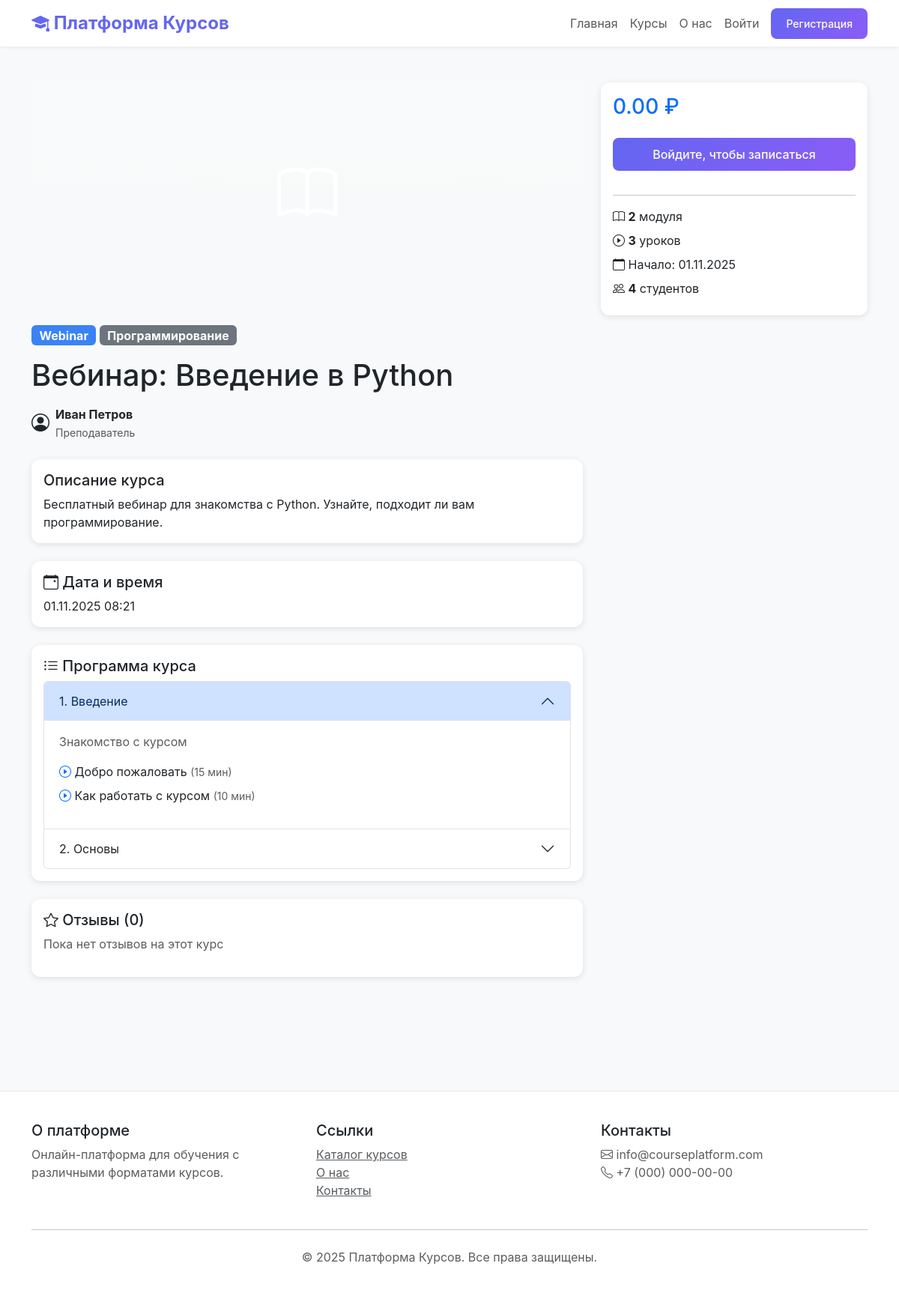
/courses/webinar-python-intro/, run on the app's committed database.
### courses/models.py (models this page shows, shortened)
class Course(models.Model):
    TYPE_CHOICES = (
        ('online', 'Online'),
        ('offline', 'Offline'),
        ('webinar', 'Webinar'),
    )
    title = models.CharField(max_length=200)
    slug = models.SlugField(unique=True)
    description = models.TextField()
    type = models.CharField(max_length=20, choices=TYPE_CHOICES)
    category = models.ForeignKey(Category, on_delete=models.SET_NULL, null=True, related_name='courses')
    instructor = models.ForeignKey(settings.AUTH_USER_MODEL, on_delete=models.CASCADE, related_name='teaching_courses')
    price = models.DecimalField(max_digits=10, decimal_places=2, default=0)
    image = models.ImageField(upload_to='courses/', blank=True, null=True)
    location = models.CharField(max_length=255, blank=True)
    max_students = models.PositiveIntegerField(null=True, blank=True)
    webinar_link = models.URLField(blank=True)
    start_date = models.DateTimeField(null=True, blank=True)
    end_date = models.DateTimeField(null=True, blank=True)
    is_published = models.BooleanField(default=False)
    created_at = models.DateTimeField(auto_now_add=True)
    updated_at = models.DateTimeField(auto_now=True)
    class Meta:
        ordering = ['-created_at']

class Category(models.Model):
    name = models.CharField(max_length=100)
    slug = models.SlugField(unique=True)
    description = models.TextField(blank=True)
    class Meta:
        verbose_name_plural = 'Categories'

class Module(models.Model):
    course = models.ForeignKey(Course, on_delete=models.CASCADE, related_name='modules')
    title = models.CharField(max_length=200)
    description = models.TextField(blank=True)
    order = models.PositiveIntegerField(default=0)
    class Meta:
        ordering = ['order']

class Lesson(models.Model):
    module = models.ForeignKey(Module, on_delete=models.CASCADE, related_name='lessons')
    title = models.CharField(max_length=200)
    content = models.TextField()
    video_url = models.URLField(blank=True)
    video_file = models.FileField(upload_to='lessons/videos/', blank=True, null=True)
    order = models.PositiveIntegerField(default=0)
    duration = models.PositiveIntegerField(help_text='Duration in minutes', null=True, blank=True)
    class Meta:
        ordering = ['order']

### users/models.py (models this page shows, shortened)
class User(AbstractUser):
    ROLE_CHOICES = (
        ('student', 'Student'),
        ('instructor', 'Instructor'),
        ('admin', 'Administrator'),
    )
    role = models.CharField(max_length=20, choices=ROLE_CHOICES, default='student')
    phone = models.CharField(max_length=20, blank=True)
    bio = models.TextField(blank=True)
    avatar = models.ImageField(upload_to='avatars/', blank=True, null=True)
    email_verified = models.BooleanField(default=False)
    created_at = models.DateTimeField(auto_now_add=True)
    updated_at = models.DateTimeField(auto_now=True)
    class Meta:
        db_table = 'users'
        verbose_name = 'User'
        verbose_name_plural = 'Users'

### courses/template_views.py (the view, shortened to what this page needs)
# urls.py: path('courses/<slug:slug>/', course_detail_view, name='course_detail'),
def course_detail_view(request, slug):
    course = get_object_or_404(Course, slug=slug, is_published=True)
    modules = course.modules.prefetch_related('lessons').all()
    reviews = course.reviews.select_related('user').all()
    is_enrolled = False
    enrollment = None
    user_review = None
    lessons_count = Lesson.objects.filter(module__course=course).count()
    enrollments_count = course.enrollments.count()
    context = {
        'course': course,
        'modules': modules,
        'reviews': reviews,
        'is_enrolled': is_enrolled,
        'enrollment': enrollment,
        'user_review': user_review,
        'lessons_count': lessons_count,
        'enrollments_count': enrollments_count,
    }
    return render(request, 'courses/course_detail.html', context)

### courses/context_processors.py (called while the page is built)
def notifications(request):
    if request.user.is_authenticated:
        unread_count = Notification.objects.filter(
            user=request.user,
            is_read=False
        ).count()
        return {'unread_notifications_count': unread_count}
    return {'unread_notifications_count': 0}

### templates/courses/course_detail.html (shortened to what this page needs)
{% extends 'base.html' %}
{% block content %}
<div class="container py-5">
    <div class="row">
        <div class="col-lg-8">
            {% if course.image %}
            <img src="{{ course.image.url }}" class="img-fluid rounded mb-4" alt="{{ course.title }}" style="width: 100%; max-height: 400px; object-fit: cover;">
            {% else %}
            <div class="bg-gradient rounded mb-4 d-flex align-items-center justify-content-center" style="height: 300px; background: linear-gradient(135deg, #667eea 0%, #764ba2 100%);">
                <i class="bi bi-book display-1 text-white"></i>
            </div>
            {% endif %}
            <div class="mb-3">
                <span class="badge badge-{{ course.type }} fs-6">{{ course.get_type_display }}</span>
                {% if course.category %}
                <span class="badge bg-secondary fs-6">{{ course.category.name }}</span>
                {% endif %}
            </div>
            <h1 class="mb-3">{{ course.title }}</h1>
            <div class="d-flex align-items-center mb-4">
                <i class="bi bi-person-circle fs-4 me-2"></i>
                <div>
                    <strong>{{ course.instructor.get_full_name|default:course.instructor.username }}</strong>
                    <br><small class="text-muted">Преподаватель</small>
                </div>
            </div>
            <div class="card mb-4">
                <div class="card-body">
                    <h5 class="card-title">Описание курса</h5>
                    <p class="card-text">{{ course.description }}</p>
                </div>
            </div>
            {% if course.type == 'webinar' and course.start_date %}
            <div class="card mb-4">
                <div class="card-body">
                    <h5 class="card-title"><i class="bi bi-calendar-event"></i> Дата и время</h5>
                    <p class="card-text">{{ course.start_date|date:"d.m.Y H:i" }}</p>
                </div>
            </div>
            {% endif %}
            {% if modules %}
            <div class="card mb-4">
                <div class="card-body">
                    <h5 class="card-title"><i class="bi bi-list-ul"></i> Программа курса</h5>
                    <div class="accordion" id="modulesAccordion">
                        {% for module in modules %}
                        <div class="accordion-item">
                            <h2 class="accordion-header">
                                <button class="accordion-button {% if not forloop.first %}collapsed{% endif %}" type="button"
                                        data-bs-toggle="collapse" data-bs-target="#module{{ module.id }}">
                                    {{ forloop.counter }}. {{ module.title }}
                                </button>
                            </h2>
                            <div id="module{{ module.id }}" class="accordion-collapse collapse {% if forloop.first %}show{% endif %}"
                                 data-bs-parent="#modulesAccordion">
                                <div class="accordion-body">
                                    <p class="text-muted">{{ module.description }}</p>
                                    <ul class="list-unstyled">
                                        {% for lesson in module.lessons.all %}
                                        <li class="mb-2">
                                            <i class="bi bi-play-circle text-primary"></i> {{ lesson.title }}
                                            {% if lesson.duration %}
                                            <small class="text-muted">({{ lesson.duration }} мин)</small>
                                            {% endif %}
                                        </li>
                                        {% endfor %}
                                    </ul>
                                </div>
                            </div>
                        </div>
                        {% endfor %}
                    </div>
                </div>
            </div>
            {% endif %}
            <div class="card mb-4">
                <div class="card-body">
                    <h5 class="card-title"><i class="bi bi-star"></i> Отзывы ({{ reviews.count }})</h5>
                    {% if reviews %}
                        {% for review in reviews %}
                        <div class="border-bottom pb-3 mb-3">
                            <div class="d-flex justify-content-between align-items-center mb-2">
                                <strong>{{ review.user.get_full_name|default:review.user.username }}</strong>
                                <div>
                                    {% for i in "12345" %}
                                    <i class="bi bi-star{% if forloop.counter <= review.rating %}-fill{% endif %} text-warning"></i>
                                    {% endfor %}
                                </div>
                            </div>
                            <p class="mb-1">{{ review.comment }}</p>
                            <small class="text-muted">{{ review.created_at|date:"d.m.Y" }}</small>
                        </div>
                        {% endfor %}
                    {% else %}
                        <p class="text-muted">Пока нет отзывов на этот курс</p>
                    {% endif %}
                </div>
            </div>
        </div>
        <div class="col-lg-4">
            <div class="card sticky-top" style="top: 20px;">
                <div class="card-body">
                    <h3 class="card-title text-primary mb-4">{{ course.price }} ₽</h3>
                    {% if user.is_authenticated %}
                        {% if is_enrolled %}
                        <button class="btn btn-success w-100 mb-3" disabled>
                            <i class="bi bi-check-circle"></i> Вы уже записаны
                        </button>
                        {% if enrollment %}
                        <div class="mb-3">
                            <div class="d-flex justify-content-between mb-1">
                                <span>Прогресс</span>
                                <span>{{ enrollment.progress }}%</span>
                            </div>
                            <div class="progress">
                                <div class="progress-bar" style="width: {{ enrollment.progress }}%"></div>
                            </div>
                        </div>
                        {% if modules and modules.0.lessons.all %}
                        <a href="{% url 'lesson_detail' course.slug modules.0.lessons.all.0.id %}" class="btn btn-primary w-100 mb-2">
                            <i class="bi bi-play-fill"></i> Начать обучение
                        </a>
                        {% endif %}
                        <a href="{% url 'my_courses' %}" class="btn btn-outline-primary w-100">Мои курсы</a>
                        {% endif %}
                        {% else %}
                        <form method="post">
                            {% csrf_token %}
                            <button type="submit" class="btn btn-primary w-100 mb-3">
                                <i class="bi bi-cart-plus"></i> Записаться на курс
                            </button>
                        </form>
                        {% endif %}
                    {% else %}
                    <a href="/login/?next={{ request.path }}" class="btn btn-primary w-100 mb-3">
                        Войдите, чтобы записаться
                    </a>
                    {% endif %}
                    <hr>
                    <div class="mb-2">
                        <i class="bi bi-book"></i>
                        <strong>{{ modules.count }}</strong> модуля
                    </div>
                    <div class="mb-2">
                        <i class="bi bi-play-circle"></i>
                        <strong>{{ lessons_count }}</strong> уроков
                    </div>
                    {% if course.start_date %}
                    <div class="mb-2">
                        <i class="bi bi-calendar"></i>
                        Начало: {{ course.start_date|date:"d.m.Y" }}
                    </div>
                    {% endif %}
                    <div class="mb-2">
                        <i class="bi bi-people"></i>
                        <strong>{{ enrollments_count }}</strong> студентов
                    </div>
                </div>
            </div>
        </div>
    </div>
</div>
{% endblock %}

### static/css/style.css (style rules this page uses)
:root { --primary-color: #6366f1; --secondary-color: #8b5cf6; --accent-color: #3b82f6; --success-color: #10b981; --warning-color: #f59e0b; --danger-color: #ef4444; }
html { scroll-behavior: smooth; }
.btn { border-radius: 8px; font-weight: 500; padding: 10px 20px; transition: all 0.3s ease; }
.btn-primary { background: linear-gradient(135deg, var(--primary-color) 0%, var(--secondary-color) 100%); border: none; }
.card { border-radius: 12px; overflow: hidden; }
.badge-webinar { background-color: var(--accent-color); }

### templates/base.html (style rules this page uses)
:root { --primary-color: #6366f1; --secondary-color: #8b5cf6; --accent-color: #3b82f6; }
body { font-family: -apple-system, BlinkMacSystemFont, 'Segoe UI', Roboto, Oxygen, Ubuntu, Cantarell, sans-serif; background-color: #f8f9fa; }
.btn-primary { background-color: var(--primary-color); border-color: var(--primary-color); transition: all 0.3s; }
.card { border: none; box-shadow: 0 2px 8px rgba(0,0,0,0.1); transition: all 0.3s; }
.badge-webinar { background: #3b82f6; color: white; }

### data on the page
Course: type "Webinar", category.name "Программирование", title "Вебинар: Введение в Python", instructor.get_full_name "Иван Петров", description "Бесплатный вебинар для знакомства с Python. Узнайте, подходит ли вам программирование.", start_date "01.11.2025 08:21", price "0.00", start_date "01.11.2025"
Module: title "Введение", description "Знакомство с курсом"
Lesson: title "Добро пожаловать", duration "15"
Lesson: title "Как работать с курсом", duration "10"
Module: title "Основы"

### other printed values
{{ reviews.count }} "0"
{{ modules.count }} "2"
{{ lessons_count }} "3"
{{ enrollments_count }} "4"
